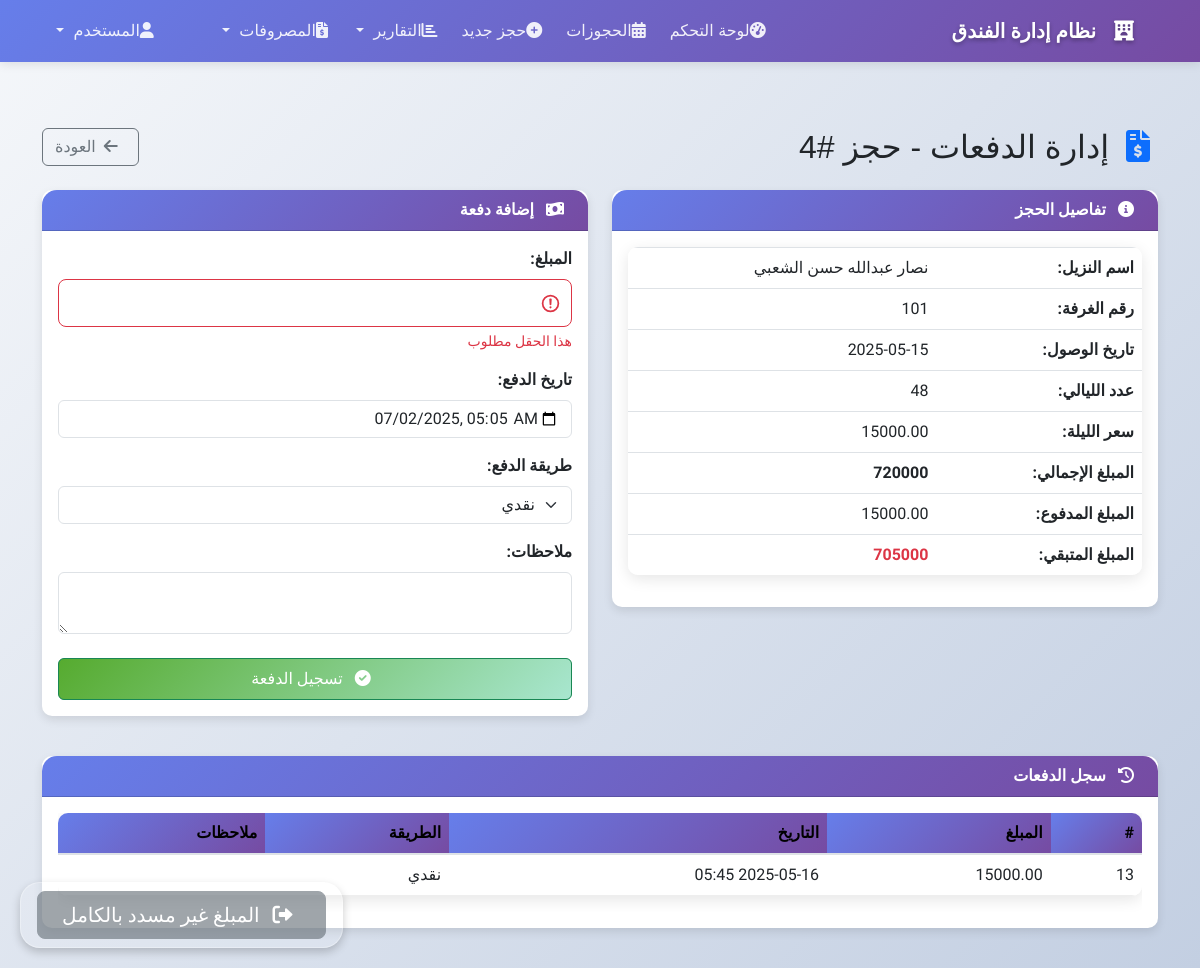
The page /admin/bookings/payment3.php?id=4 (signed in) on the database its author committed.
### tables this page shows
CREATE TABLE `bookings` (
  `booking_id` int(11) NOT NULL,
  `guest_id` int(11) DEFAULT NULL,
  `guest_name` varchar(100) NOT NULL,
  `guest_id_type` enum('بطاقة شخصية','رخصة قيادة','جواز سفر') NOT NULL,
  `guest_id_number` varchar(50) NOT NULL,
  `guest_id_issue_date` date DEFAULT NULL,
  `guest_id_issue_place` varchar(50) DEFAULT NULL,
  `guest_phone` varchar(20) NOT NULL,
  `guest_nationality` varchar(50) DEFAULT NULL,
  `guest_email` varchar(100) DEFAULT NULL,
  `guest_address` text,
  `guest_created_at` timestamp NOT NULL DEFAULT CURRENT_TIMESTAMP,
  `room_number` varchar(10) NOT NULL,
  `checkin_date` datetime NOT NULL,
  `checkout_date` datetime DEFAULT NULL,
  `status` enum('شاغرة','محجوزة') NOT NULL DEFAULT 'محجوزة' COMMENT 'حالة الحجز',
  `notes` text,
  `created_at` timestamp NOT NULL DEFAULT CURRENT_TIMESTAMP,
  `expected_nights` int(11) DEFAULT '1' COMMENT 'عدد الليالي المتوقع',
  `actual_checkout` datetime DEFAULT NULL,
  `calculated_nights` int(11) DEFAULT '1',
  `last_calculation` timestamp NOT NULL DEFAULT CURRENT_TIMESTAMP ON UPDATE CURRENT_TIMESTAMP
);

CREATE TABLE `rooms` (
  `room_number` varchar(10) NOT NULL,
  `type` varchar(50) NOT NULL,
  `price` decimal(10,2) NOT NULL,
  `status` enum('شاغرة','محجوزة') NOT NULL DEFAULT 'شاغرة' COMMENT 'حالة الغرفة'
);

CREATE TABLE `payment` (
  `payment_id` int(11) NOT NULL,
  `booking_id` int(11) NOT NULL,
  `amount` decimal(10,2) NOT NULL,
  `payment_date` timestamp NOT NULL DEFAULT CURRENT_TIMESTAMP,
  `notes` text,
  `payment_method` varchar(50) NOT NULL,
  `revenue_type` enum('room','restaurant','services','other') NOT NULL DEFAULT 'room',
  `cash_transaction_id` int(11) DEFAULT NULL,
  `room_number` int(11) DEFAULT NULL
);

### admin/bookings/payment3.php (the view, shortened to what this page needs)
<?php
include_once '../../includes/db.php';
include_once '../../includes/header.php';
$booking_id = intval($_GET['id']);
$booking_query = "SELECT
    b.booking_id,
    b.guest_name,
    b.room_number,
    r.price AS room_price,
    DATE(b.checkin_date) AS checkin_date,
    b.actual_checkout,
    DATEDIFF(IFNULL(b.actual_checkout, CURRENT_DATE), b.checkin_date) +
    CASE WHEN TIME(IFNULL(b.actual_checkout, CURRENT_TIME)) > '13:00:00' THEN 1 ELSE 0 END AS nights,
    b.status,
    IFNULL((SELECT SUM(p.amount) FROM payment p WHERE p.booking_id = b.booking_id), 0) AS paid_amount
FROM bookings b
LEFT JOIN rooms r ON b.room_number = r.room_number
WHERE b.booking_id = ?
LIMIT 1";
$stmt = $conn->prepare($booking_query);
$stmt->bind_param("i", $booking_id);
$stmt->execute();
$booking_result = $stmt->get_result();
$booking = $booking_result->fetch_assoc();
$nights = max(1, intval($booking['nights']));
$total_price = intval($booking['room_price']) * $nights;
$remaining = max(0, $total_price - intval($booking['paid_amount']));
$payments_query = "SELECT
                  payment_id,
                  amount,
                  payment_date,
                  payment_method,
                  notes
                  FROM payment
                  WHERE booking_id = ?
                  ORDER BY payment_date DESC";
$stmt = $conn->prepare($payments_query);
$stmt->bind_param("i", $booking_id);
$stmt->execute();
$payments_result = $stmt->get_result();
?>
<!DOCTYPE html>
<html lang="ar" dir="rtl">
<head>
    <link href="https://cdn.jsdelivr.net/npm/bootstrap@5.3.0/dist/css/bootstrap.min.css" rel="stylesheet">
    <link href="https://cdnjs.cloudflare.com/ajax/libs/font-awesome/6.0.0/css/all.min.css" rel="stylesheet">
</head>
<body>
    <div class="container py-4">
        <div class="d-flex justify-content-between align-items-center mb-4">
            <h2 class="mb-0">
                <i class="fas fa-file-invoice-dollar text-primary me-2"></i>
                إدارة الدفعات - حجز #<?= $booking_id ?>
            </h2>
            <div>
                <a href="../bookings/list.php" class="btn btn-outline-secondary">
                    <i class="fas fa-arrow-left me-2"></i>العودة
                </a>
            </div>
        </div>
        <div class="row">
            <div class="col-md-6">
                <div class="card summary-card mb-4">
                    <div class="card-header bg-primary text-white">
                        <i class="fas fa-info-circle me-2"></i>
                        تفاصيل الحجز
                    </div>
                    <div class="card-body">
                        <table class="table table-borderless">
                            <tbody>
                                <tr>
                                    <td class="fw-bold text-end" width="40%">اسم النزيل:</td>
                                    <td><?= htmlspecialchars($booking['guest_name']) ?></td>
                                </tr>
                                <tr>
                                    <td class="fw-bold text-end">رقم الغرفة:</td>
                                    <td><?= htmlspecialchars($booking['room_number']) ?></td>
                                </tr>
                                <tr>
                                    <td class="fw-bold text-end">تاريخ الوصول:</td>
                                    <td><?= htmlspecialchars($booking['checkin_date']) ?></td>
                                </tr>
                                <tr>
                                    <td class="fw-bold text-end">عدد الليالي:</td>
                                    <td><?= $nights ?></td>
                                </tr>
                                <tr>
                                    <td class="fw-bold text-end">سعر الليلة:</td>
                                    <td><?= $booking['room_price'] ?></td>
                                </tr>
                                <tr class="border-top">
                                    <td class="fw-bold text-end">المبلغ الإجمالي:</td>
                                    <td class="fw-bold"><?= $total_price ?></td>
                                </tr>
                                <tr>
                                    <td class="fw-bold text-end">المبلغ المدفوع:</td>
                                    <td><?= $booking['paid_amount'] ?></td>
                                </tr>
                                <tr class="border-top">
                                    <td class="fw-bold text-end">المبلغ المتبقي:</td>
                                    <td class="fw-bold <?= $remaining > 0 ? 'text-danger' : 'text-success' ?>">
                                        <?= $remaining ?>
                                    </td>
                                </tr>
                            </tbody>
                        </table>
                    </div>
                </div>
            </div>
            <div class="col-md-6">
                <div class="card summary-card">
                    <div class="card-header bg-success text-white">
                        <i class="fas fa-money-bill-wave me-2"></i>
                        إضافة دفعة
                    </div>
                    <div class="card-body">
                        <form method="post" novalidate>
                            <div class="mb-3">
                                <label class="form-label">المبلغ:</label>
                                <input type="number" name="amount"
                                       class="form-control form-control-lg"
                                       min="1"
                                       max="<?= $remaining ?>"
                                       required>
                            </div>
                            <div class="mb-3">
                                <label class="form-label">تاريخ الدفع:</label>
                                <input type="datetime-local" name="payment_date"
                                       class="form-control"
                                       value="<?= date('Y-m-d\TH:i') ?>"
                                       required>
                            </div>
                            <div class="mb-3">
                                <label class="form-label mb-2">طريقة الدفع:</label>
                                <select name="payment_method" class="form-select" required>
                                    <option value="نقدي">نقدي</option>
                                </select>
                            </div>
                            <div class="mb-4">
                                <label class="form-label">ملاحظات:</label>
                                <textarea name="notes" class="form-control" rows="2"></textarea>
                            </div>
                            <button type="submit" name="submit_payment"
                                    class="btn btn-success w-100 py-2">
                                <i class="fas fa-check-circle me-2"></i>
                                تسجيل الدفعة
                            </button>
                        </form>
                    </div>
                </div>
            </div>
        </div>
        <div class="card summary-card mt-4">
            <div class="card-header bg-info text-white">
                <i class="fas fa-history me-2"></i>
                سجل الدفعات
            </div>
            <div class="card-body">
                <?php if($payments_result->num_rows > 0): ?>
                    <div class="table-responsive">
                        <table class="table table-hover">
                            <thead class="table-light">
                                <tr>
                                    <th>#</th>
                                    <th>المبلغ</th>
                                    <th>التاريخ</th>
                                    <th>الطريقة</th>
                                    <th>ملاحظات</th>
                                </tr>
                            </thead>
                            <tbody>
                                <?php while($payment = $payments_result->fetch_assoc()): ?>
                                <tr>
                                    <td><?= $payment['payment_id'] ?></td>
                                    <td><?= $payment['amount'] ?></td>
                                    <td><?= date('Y-m-d H:i', strtotime($payment['payment_date'])) ?></td>
                                    <td><?= htmlspecialchars($payment['payment_method']) ?></td>
                                    <td class="text-truncate" style="max-width: 200px;" title="<?= htmlspecialchars($payment['notes'] ?? '') ?>">
                                    </td>
                                </tr>
                                <?php endwhile; ?>
                            </tbody>
                        </table>
                    </div>
                <?php endif; ?>
            </div>
        </div>
    </div>
    <?php if($booking['status'] != 'شاغرة'): ?>
    <form method="post"
          class="checkout-btn action-btn"
          onsubmit="return confirm('هل أنت متأكد من تسجيل مغادرة النزيل؟');">
        <button type="submit" name="checkout"
                class="btn btn-<?= $remaining > 0 ? 'secondary' : 'danger' ?> btn-lg px-4"
                <?= $remaining > 0 ? 'disabled' : '' ?>>
            <i class="fas fa-sign-out-alt me-2"></i>
            <?= $remaining > 0 ? 'المبلغ غير مسدد بالكامل' : 'تسجيل المغادرة' ?>
        </button>
    </form>
    <?php endif; ?>
</body>
</html>
<?php include_once '../../includes/footer.php'; ?>

### assets/css/dashboard.css (style rules this page uses)
:root { --available: #28a745; --occupied: #dc3545; --primary: #3498db; --dark: #2c3e50; --light-gray: #f8f9fa; --white: #ffffff; --border-radius: 15px; --box-shadow: 0 4px 12px rgba(0, 0, 0, 0.1); --transition: all 0.3s cubic-bezier(0.4, 0, 0.2, 1); }
body { background-color: var(--light-gray); font-family: "Tajawal", sans-serif; margin: 0; padding: 0; overflow-x: hidden; }
.action-btn { background: rgba(255, 255, 255, 0.1); border: 1px solid rgba(255, 255, 255, 0.3); color: var(--white); padding: 8px 16px; border-radius: 20px; text-decoration: none; transition: var(--transition); display: flex; align-items: center; gap: 8px; }

### assets/css/arabic-support.css (style rules this page uses)
html { direction: rtl; lang: ar; }
body { font-family: "Tajawal", "Tajawal-Local", "Arial", sans-serif; direction: rtl; text-align: right; font-size: 16px; line-height: 1.6; -webkit-font-smoothing: antialiased; -moz-osx-font-smoothing: grayscale; }
.table { direction: rtl; text-align: right; }
.table th, .table td { text-align: right; vertical-align: middle; }
.form-control, .form-select { direction: rtl; text-align: right; font-family: "Tajawal", sans-serif; }
input[type="number"], input[type="tel"], .number-input { direction: ltr; text-align: left; }
.btn { font-family: "Tajawal", sans-serif; font-weight: 500; }
.card { direction: rtl; text-align: right; }
.card-header { text-align: right; }

### includes/header.php (style rules this page uses)
body { font-family: 'Tajawal', sans-serif; background: linear-gradient(135deg, #f5f7fa 0%, #c3cfe2 100%); margin: 0; padding-top: 80px; direction: rtl; text-align: right; min-height: 100vh; }
* { font-family: 'Tajawal', sans-serif; }
.table { direction: rtl; text-align: right; background: white; border-radius: 10px; overflow: hidden; box-shadow: 0 4px 15px rgba(0,0,0,0.1); }
.table th { background: linear-gradient(135deg, #667eea 0%, #764ba2 100%); color: white; font-weight: 600; border: none; padding: 15px; }
.table td { padding: 12px 15px; border-bottom: 1px solid #eee; vertical-align: middle; }
.form-control, .form-select { direction: rtl; text-align: right; border-radius: 8px; border: 1px solid #ced4da; transition: all 0.3s ease; }
input[type="number"], input[type="tel"], .number-input { direction: ltr; text-align: left; }
.btn { border-radius: 8px; font-weight: 500; transition: all 0.3s ease; border: none; }
.btn-success { background: linear-gradient(135deg, #56ab2f 0%, #a8e6cf 100%); }
.card { border: none; border-radius: 15px; box-shadow: 0 4px 15px rgba(0,0,0,0.1); transition: all 0.3s ease; }
.card-header { background: linear-gradient(135deg, #667eea 0%, #764ba2 100%); color: white; border-radius: 15px 15px 0 0 !important; border: none; font-weight: 600; }

### admin/bookings/payment3.php (style rules this page uses)
:root { --main-color: #2c3e50; --secondary-color: #7f8c8d; --success-color: #28a745; --danger-color: #dc3545; --warning-color: #ffc107; }
body { background-color: #f8f9fa; }
.summary-card { border-radius: 10px; box-shadow: 0 4px 10px rgba(0,0,0,0.1); border: none; transition: all 0.3s; }
.action-btn { position: fixed; bottom: 20px; z-index: 1000; box-shadow: 0 4px 10px rgba(0,0,0,0.2); }
.checkout-btn { left: 20px; }

### rows shown on the page
bookings: guest_name "نصار عبدالله حسن الشعبي", room_number "101", room_number.price "15000.00"
payment: payment_id "13", amount "15000.00", payment_date "2025-05-16 05:45", payment_method "نقدي"

### other values the page prints
$booking_id "4"
$booking['checkin_date'] "2025-05-15"
$nights "48"
$total_price "720000"
$booking['paid_amount'] "15000.00"
$remaining "705000"
